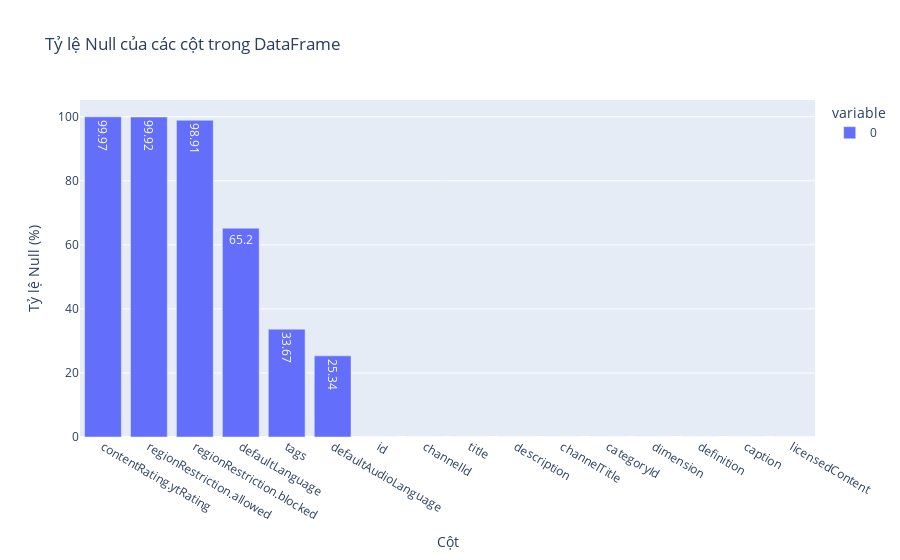

The cell this chart's notebook holds for it:
### Code cell
#Tính và vẽ chart plotly % null của các cột, sắp xêp theo tỷ lệ null giảm dần
import plotly.express as px

null_counts = df[categorical_columns].isnull().mean().sort_values(ascending=False)
fig = px.bar(null_counts*100, 
             title='Tỷ lệ Null của các cột trong DataFrame', 
             labels={'index': 'Cột', 'value': 'Tỷ lệ Null'},
             text=round(null_counts * 100, 2))
fig.update_layout(xaxis_title='Cột', yaxis_title='Tỷ lệ Null (%)')
fig.show()

### Figure 1 — Plotly figure (JSON) as saved in the notebook; plotly's stock layout.template omitted (floating-point values rounded to 4 significant figures)
{"data": [{"alignmentgroup": "True", "hovertemplate": "variable=0<br>Cột=%{x}<br>Tỷ lệ Null=%{y}<br>text=%{text}<extra></extra>", "legendgroup": "0", "marker": {"color": "#636efa", "pattern": {"shape": ""}}, "name": "0", "offsetgroup": "0", "orientation": "v", "showlegend": true, "text": [99.97, 99.92, 98.91, 65.2, 33.67, 25.34, 0, 0, 0, 0, 0, 0, 0, 0, 0, 0], "textposition": "auto", "type": "bar", "x": ["contentRating.ytRating", "regionRestriction.allowed", "regionRestriction.blocked", "defaultLanguage", "tags", "defaultAudioLanguage", "id", "channelId", "title", "description", "channelTitle", "categoryId", "dimension", "definition", "caption", "licensedContent"], "xaxis": "x", "y": [99.97, 99.92, 98.91, 65.2, 33.67, 25.34, 0, 0, 0, 0, 0, 0, 0, 0, 0, 0], "yaxis": "y"}], "layout": {"barmode": "relative", "legend": {"title": {"text": "variable"}, "tracegroupgap": 0}, "title": {"text": "Tỷ lệ Null của các cột trong DataFrame"}, "xaxis": {"anchor": "y", "domain": [0, 1], "title": {"text": "Cột"}}, "yaxis": {"anchor": "x", "domain": [0, 1], "title": {"text": "Tỷ lệ Null (%)"}}}}
